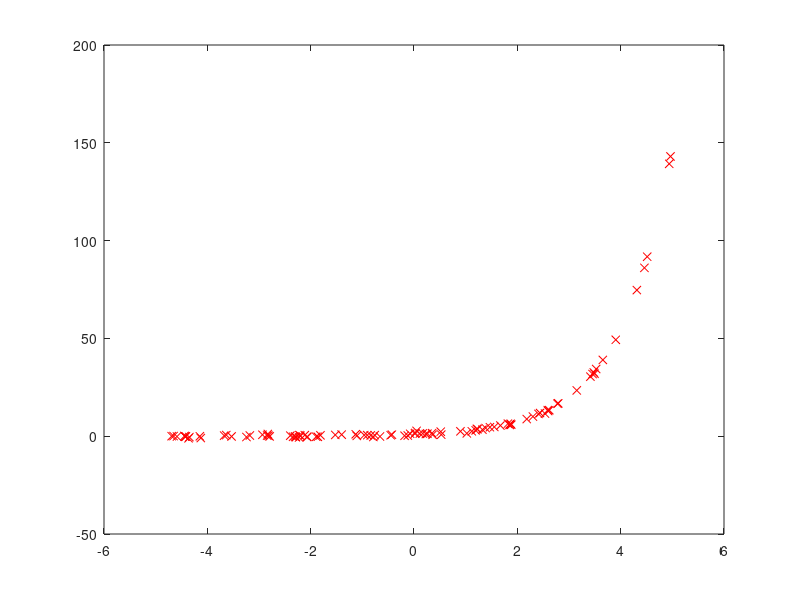

Recreate this plot in MATLAB. (Note: this script raises an error after producing the figure.)
% 
% 1-dimension sos-convex regression (CVX)
% 
% Professor John Lafferty's Group
% Wei Hu
% The University of Chicago
%
% ------------------------------------------------------------------------------
% Aug 15, 2014
%
%

echo on;
n = 100;   % n: number of data points
xx = 10*rand(1, n) - 5;    % randam data  i.i.d.~U[-5, 5]
y = exp(xx) + 0.5*randn(1, n);  % y = exp(x) + Gaussian error
plot(xx, y, 'xr')  % plot data
hold on
d = 10;  % d: degree of polynomial

% optimization problem:
%       minimize norm(y-z)
%           s.t. V*theta = z
%                f = dot(theta, vx) is sos-convex
%
% where vx is the vector of d+1 monomials, V is the matrix of the vx's at
% the n data points

% calculate V
for i = 1:n
    for j = 0:d
        V(i, j+1) = xx(i)^j;
    end
end
V = double(V);

% write the optimization
cvx_begin
variables theta(d+1) z(n)
variable Q(d, d) semidefinite
expression b(d-1)
for k = 1:d-1
    b(k) = 0;
    for i = max(1, k+1-d/2):min(d/2, k)
        b(k) = b(k) + Q(i, k+1-i);
    end
    b(k) == (k+1)*k*theta(k+2)
end
V*theta == z
minimize(norm(y' - z))
cvx_end

% obtain the polynomial and plot it
syms x; x = sym(x, 'real');
vx = sym('vx', [1 d+1]);
for i = 0:d
    vx(i+1) = x^i;
end
f = dot(theta, vx);
ezplot(f, [-5, 5])
hold off;
echo off;